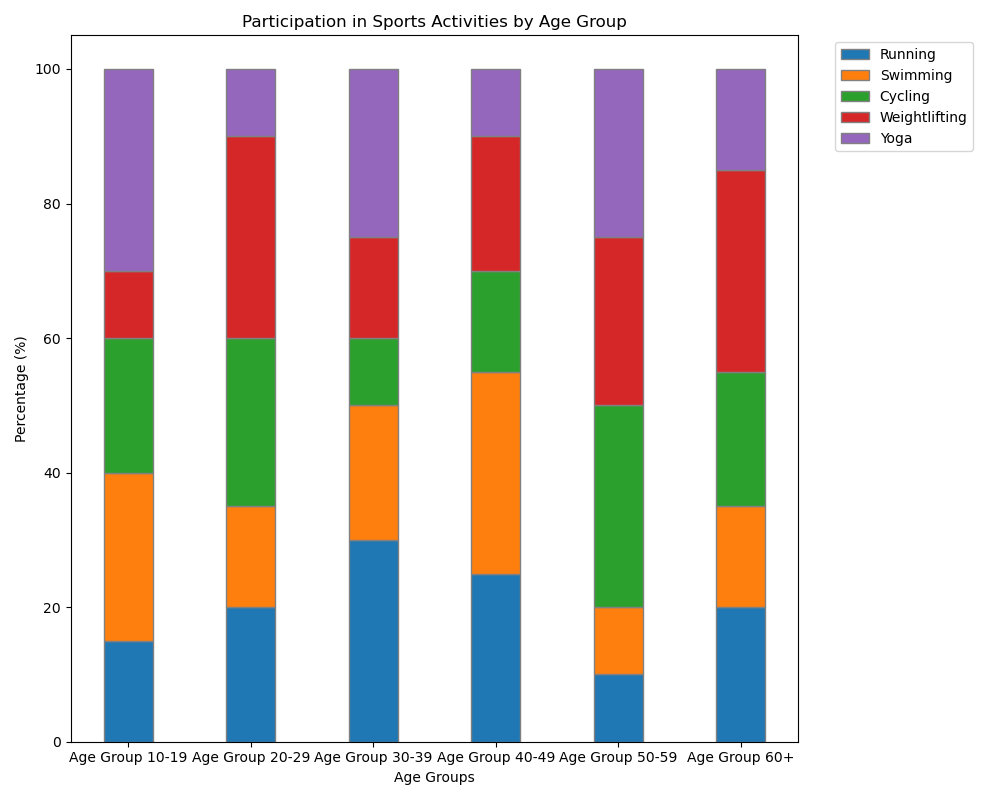

This figure's Python source:

import matplotlib.pyplot as plt
import numpy as np

categories = ['Age Group 10-19', 'Age Group 20-29', 'Age Group 30-39', 'Age Group 40-49', 'Age Group 50-59', 'Age Group 60+']
values1 = [15, 20, 30, 25, 10, 20]
values2 = [25, 15, 20, 30, 10, 15]
values3 = [20, 25, 10, 15, 30, 20]
values4 = [10, 30, 15, 20, 25, 30]
values5 = [30, 10, 25, 10, 25, 15]

width = 0.4  # Width of the bars

fig, ax = plt.subplots(figsize=(10, 8))  # Change the width and height of the chart

# Plotting vertical stacked bar chart
ax.bar(categories, values1, color='#1f77b4', edgecolor='grey', width=width)
ax.bar(categories, values2, bottom=np.array(values1), color='#ff7f0e', edgecolor='grey', width=width)
ax.bar(categories, values3, bottom=np.array(values1)+np.array(values2), color='#2ca02c', edgecolor='grey', width=width)
ax.bar(categories, values4, bottom=np.array(values1)+np.array(values2)+np.array(values3), color='#d62728', edgecolor='grey', width=width)
ax.bar(categories, values5, bottom=np.array(values1)+np.array(values2)+np.array(values3)+np.array(values4), color='#9467bd', edgecolor='grey', width=width)

# Adding labels
ax.set_ylabel('Percentage (%)')
ax.set_xlabel('Age Groups')
ax.set_title('Participation in Sports Activities by Age Group')

# Moving legend to a different position
plt.legend(['Running', 'Swimming', 'Cycling', 'Weightlifting', 'Yoga'], loc='upper right', bbox_to_anchor=(1.25, 1))

plt.tight_layout()
plt.show()
